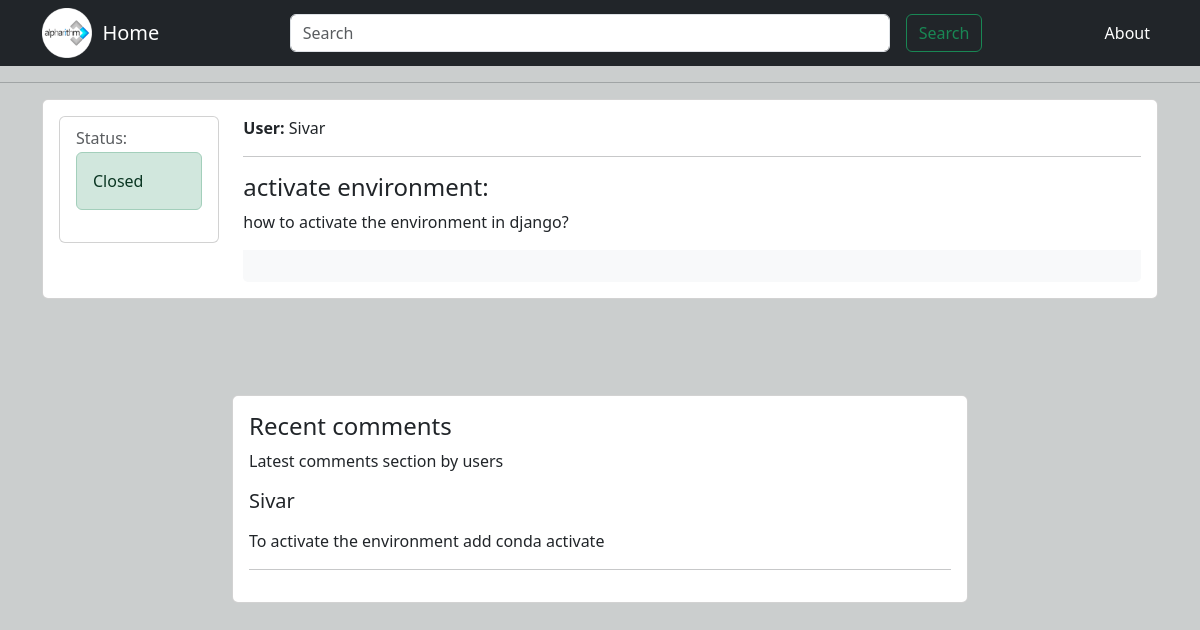
Screenshot of /tabview/4/ with the database file from the repository.
### app1/models.py (models this page shows)
class Table(models.Model):
    username=models.CharField(max_length=50,null=True,blank=True)
    title=models.CharField(max_length=50,null=False,blank=False)
    description=models.TextField(max_length=5000,null=False,blank=False)
    status=models.BooleanField(default=False)

class Use(models.Model):
    id = models.AutoField(primary_key=True)
    user=models.CharField(max_length=50,null=True,blank=True)
    table = models.ForeignKey(Table, on_delete=models.CASCADE, related_name='replies')
    name=models.CharField(max_length=50,null=False,blank=False)
    message=models.TextField(max_length=5000,null=True,blank=True)
    likes=models.ManyToManyField(User)

### app1/views.py (the view)
# urls.py: path("tabview/<int:desc>/",views.tabview, name="tabv"),
def tabview(request,desc):
    tabv = get_object_or_404(Table, pk=desc)
    use = tabv.replies.all()
    rpf=rf()
    if request.user.username and request.user.username == tabv.username:
        if request.method == 'POST':
            sta = request.POST.get('status')
            if sta == 'True':
                tabv.status = True
            elif sta == 'False':
                tabv.status = False
            checkb= request.POST.get('check')
            if checkb == 'True':
                tabv.checkbox = True
            elif checkb == 'False':
                tabv.checkbox = False
            tabv.save()
    else:
        pass
    if request.method == 'POST' and not tabv.status:
        user = request.user.username
        message = request.POST.get('message')
        users = Use(user=user, table=tabv, message=message)
        users.save()
    return render(request, 'tablv.html', {'tabv': tabv,'user':use,'rf':rpf})

### app1/form.py
class rf(forms.ModelForm):
    message=forms.CharField(widget=forms.Textarea(attrs={'class':'form-control','placeholder':'Enter Your Commments'}))
    class Meta:
        model = Use
        fields = ['message']

### templates/tablv.html (shortened to what this page needs)
{% extends 'enc/bs.html' %}
    {% block content %}
  <section>
    <div class="container">
        <div class="row">
          <div class="col-md-14">
            <div class="card">
              <div class="card-body">
                <div class="row">
                  <div class="col-md-2">
                    <div class="card">
                      <div class="card-body">
                        <h6 class="card-subtitle mb-1 text-muted">Status:</h6>
                        {% if tabv.status %}
                          <div class="alert alert-success" role="alert">Closed</div>
                        {% endif %}
                      </div>
                    </div>
                  </div>
                  <div class="col-md-10">
                    <label for="" class="card-text" > <b>User: </b> {{ tabv.username }} </label>
                    <hr>
                    <h4 class="card-title">{{ tabv.title }}:</h4>
                    <p class="card-text">{{ tabv.description }}</p>
                    <div class="card-footer py-3 border-0" style="background-color: #f8f9fa;">
                  </div>
                </div>
              </div>
            </div>
          </div>
        </div>
      </div>
</section>
<div class="container my-5 py-5">
  <div class="row">
    <div class="col-md-12 col-lg-8 mx-auto">
      <div class="card">
        <div class="card-body">
          <h4 class="card-title">Recent comments</h4>
          <p class="card-text">Latest comments section by users</p>
          <div class="media mb-3">
            <div class="media-body">
              {% for user in user %}
              <h5 class="mt-0">{{user.user}}</h5>
              {{user.message}}
            <hr>
              {% endfor %}
            </div>
          </div>
        </div>
      </div>
    </div>
  </div>
</div>
{% endblock content %}

### rows the page displays
Table: username "Sivar", title "activate environment", description "how to activate the environment in django?"
Use: user "Sivar", message "To activate the environment add conda activate"
